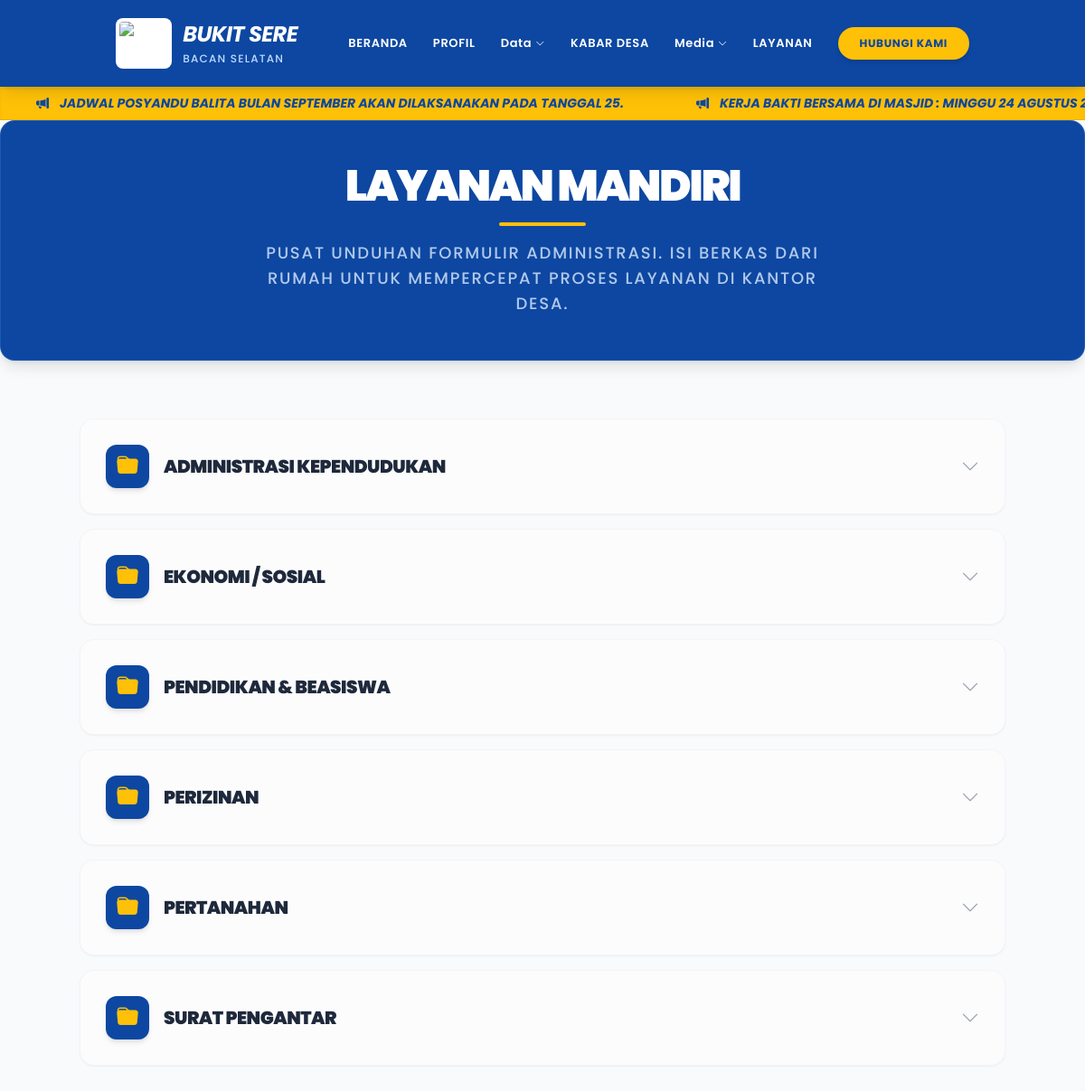
/index.php?page=layanan_mandiri, run on the app's committed database.
### tables this page shows
CREATE TABLE `pengumuman` (
  `id` int(11) NOT NULL,
  `judul` text NOT NULL,
  `tanggal_mulai` date NOT NULL,
  `tanggal_selesai` date NOT NULL,
  `status` enum('aktif','tidak aktif') NOT NULL DEFAULT 'aktif'
);

### layanan_mandiri.php (the view, shortened to what this page needs)
<?php
    include 'koneksi.php';
    $query = mysqli_query($koneksi, "SELECT * FROM dokumen_layanan ORDER BY kategori ASC, nama_dokumen ASC");
    $dokumen_per_kategori = [];
    while($row = mysqli_fetch_assoc($query)) {
        $dokumen_per_kategori[$row['kategori']][] = $row;
    }
?>
<main class="space-y-10 md:space-y-16 pb-20">
    <section class="bg-utama text-white rounded-2xl shadow-lg p-8 md:p-12 border border-blue-400/20 text-center" data-aos="fade-down">
        <h1 class="text-2xl md:text-5xl font-black uppercase tracking-tighter leading-none">Layanan Mandiri</h1>
        <div class="w-16 md:w-24 h-1 bg-aksen mx-auto mt-4 rounded-full"></div>
        <p class="text-xs md:text-lg text-blue-100 font-medium opacity-80 mt-4 uppercase tracking-widest max-w-2xl mx-auto leading-relaxed">
            Pusat unduhan formulir administrasi. Isi berkas dari rumah untuk mempercepat proses layanan di Kantor Desa.
        </p>
    </section>
    <section class="container mx-auto px-2 md:px-0" data-aos="fade-up">
        <div class="space-y-4">
            <?php if(!empty($dokumen_per_kategori)): $i = 0; ?>
                <?php foreach($dokumen_per_kategori as $kategori => $dokumen_list): $i++; ?>
                    <div class="bg-white rounded-2xl overflow-hidden border border-gray-100 shadow-sm transition-all duration-300">
                        <button onclick="toggleLayanan(<?php echo $i; ?>)"
                                class="w-full flex justify-between items-center p-5 md:p-7 bg-gray-50/50 hover:bg-latar transition group">
                            <div class="flex items-center space-x-4">
                                <div class="w-10 h-10 md:w-12 md:h-12 bg-utama text-white rounded-xl flex items-center justify-center shadow-md">
                                    <i class="bi bi-folder-fill text-xl md:text-2xl text-aksen"></i>
                                </div>
                                <h3 class="text-sm md:text-xl font-black text-gelap uppercase tracking-tight"><?php echo htmlspecialchars($kategori); ?></h3>
                            </div>
                            <i id="icon-layanan-<?php echo $i; ?>" class="bi bi-chevron-down text-xl text-gray-400 transition-transform duration-300"></i>
                        </button>
                    </div>
                <?php endforeach; ?>
            <?php endif; ?>
        </div>
    </section>
</main>

### header.php (shortened to what this page needs)
<!DOCTYPE html>
<html lang="id">
<head>
    <script src="https://cdn.tailwindcss.com"></script>
    <link rel="stylesheet" href="https://cdn.jsdelivr.net/npm/bootstrap-icons@1.11.3/font/bootstrap-icons.min.css">
    <link rel="stylesheet" href="https://unpkg.com/aos@next/dist/aos.css" />
</head>
<body class="bg-latar">
    <nav class="bg-utama text-white sticky top-0 z-[100] shadow-lg">
        <div class="container mx-auto px-4 md:px-10">
            <div class="flex justify-between items-center h-20 md:h-24">
                <a href="index.php" class="flex items-center space-x-3 group">
                    <img src="images/logo.png" alt="Logo" class="h-10 md:h-14 w-auto bg-white p-1 rounded-lg">
                    <div class="leading-tight">
                        <span class="block text-lg md:text-2xl font-bold tracking-tight uppercase italic">Bukit Sere</span>
                        <small class="text-[10px] md:text-xs font-medium text-blue-200 uppercase tracking-widest">Bacan Selatan</small>
                    </div>
                </a>
                <div class="hidden lg:flex items-center space-x-7 text-[13px] font-semibold uppercase tracking-wider">
                    <a href="index.php?page=home" class="hover:text-aksen transition">Beranda</a>
                    <a href="index.php?page=profil" class="hover:text-aksen transition">Profil</a>
                    <div class="relative group">
                        <button class="hover:text-aksen flex items-center transition">
                            Data <i class="bi bi-chevron-down ml-1 text-[10px]"></i>
                        </button>
                    </div>
                    <a href="index.php?page=berita" class="hover:text-aksen transition">Kabar Desa</a>
                    <div class="relative group">
                        <button class="hover:text-aksen flex items-center transition">
                            Media <i class="bi bi-chevron-down ml-1 text-[10px]"></i>
                        </button>
                    </div>
                    <a href="index.php?page=layanan_mandiri" class="hover:text-aksen transition">Layanan</a>
                    <a href="index.php?page=kritik_saran" class="bg-aksen text-utama px-6 py-2.5 rounded-full font-bold hover:brightness-110 shadow-md transition uppercase text-xs">
                        Hubungi Kami
                    </a>
                </div>
            </div>
        </div>
    </nav>
    <?php
        $query_pengumuman = mysqli_query($koneksi, "SELECT judul FROM pengumuman WHERE status = 'aktif'");
        if($query_pengumuman && mysqli_num_rows($query_pengumuman) > 0):
    ?>
    <div class="bg-aksen border-b border-utama/10 overflow-hidden py-2 shadow-inner">
        <div class="whitespace-nowrap flex animate-ticker">
            <?php while($pengumuman = mysqli_fetch_assoc($query_pengumuman)): ?>
                <span class="mx-10 font-bold text-utama text-[11px] md:text-sm uppercase flex items-center italic">
                    <i class="bi bi-megaphone-fill mr-3"></i> <?php echo htmlspecialchars($pengumuman['judul']); ?>
                </span>
            <?php endwhile; ?>
        </div>
    </div>
    <?php endif; ?>

### header.php (style rules this page uses)
body { font-family: 'Poppins', sans-serif; overflow-x: hidden; }
.animate-ticker { animation: ticker 25s linear infinite; }

### data on the page
pengumuman: judul "JADWAL POSYANDU BALITA BULAN SEPTEMBER AKAN DILAKSANAKAN PADA TANGGAL 25."
pengumuman: judul "KERJA BAKTI BERSAMA DI MASJID : MINGGU 24 AGUSTUS…"

### other printed values
$kategori "ADMINISTRASI KEPENDUDUKAN"
$kategori "EKONOMI / SOSIAL"
$kategori "PENDIDIKAN & BEASISWA"
$kategori "PERIZINAN"
$kategori "PERTANAHAN"
$kategori "SURAT PENGANTAR"
